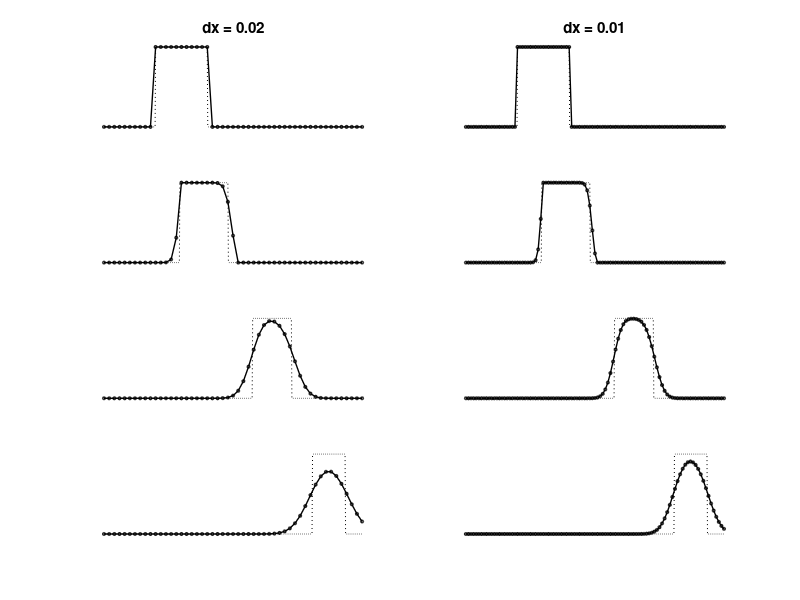

This figure's MATLAB source:
% UPWINDSQUARE  Reproduce Figure 4.6 in Morton & Mayers 2nd ed.

a = @(x,t) (1 + x.^2) ./ (1 + 2*x.*t + 2*x.^2 + x.^4); % velocity
g = @(x) (double(x >= 0.2) .* double(x <= 0.4));       % init cond: u(x,0)=g(x)
xstar = @(x,t) x - t ./ (1 + x.^2);                    % characteristic

figure(1),  clf
xfine = 0:1/500:1;                           % use in plotting exact soln
dxchoice = [0.02 0.01];
tf = [0 0.1 0.5 1.0];
for k=1:2                                    % k=1 left col, k=2 right col
    dx = dxchoice(k);
    x = 0:dx:1;
    dt = dx;
    nu = dt / dx;
    for q=1:4                                % loop over final time (row)
        u = g(x);
        t = 0:dt:tf(q);
        for n=1:length(t)-1
            an = a(x(2:end),t(n));           % values a(x_j,t_n); all positive
            unew = zeros(size(x));
            unew(2:end) = u(2:end) - nu * an .* (u(2:end) - u(1:end-1));
            u = unew;
        end
        subplot(4,2, 2 * (q-1) + k)
        plot(xfine,g(xstar(xfine,tf(q))),'k:')          % exact soln
        hold on
        plot(x,u,'ko-','markersize',2,'linewidth',1.0)  % numerical soln
        hold off,  axis off
        if q==1,  title(sprintf('dx = %.2f',dx)),  end
        if k==1,  xlabel(sprintf('               At t = %.1f',tf(q))),  end
    end
end
